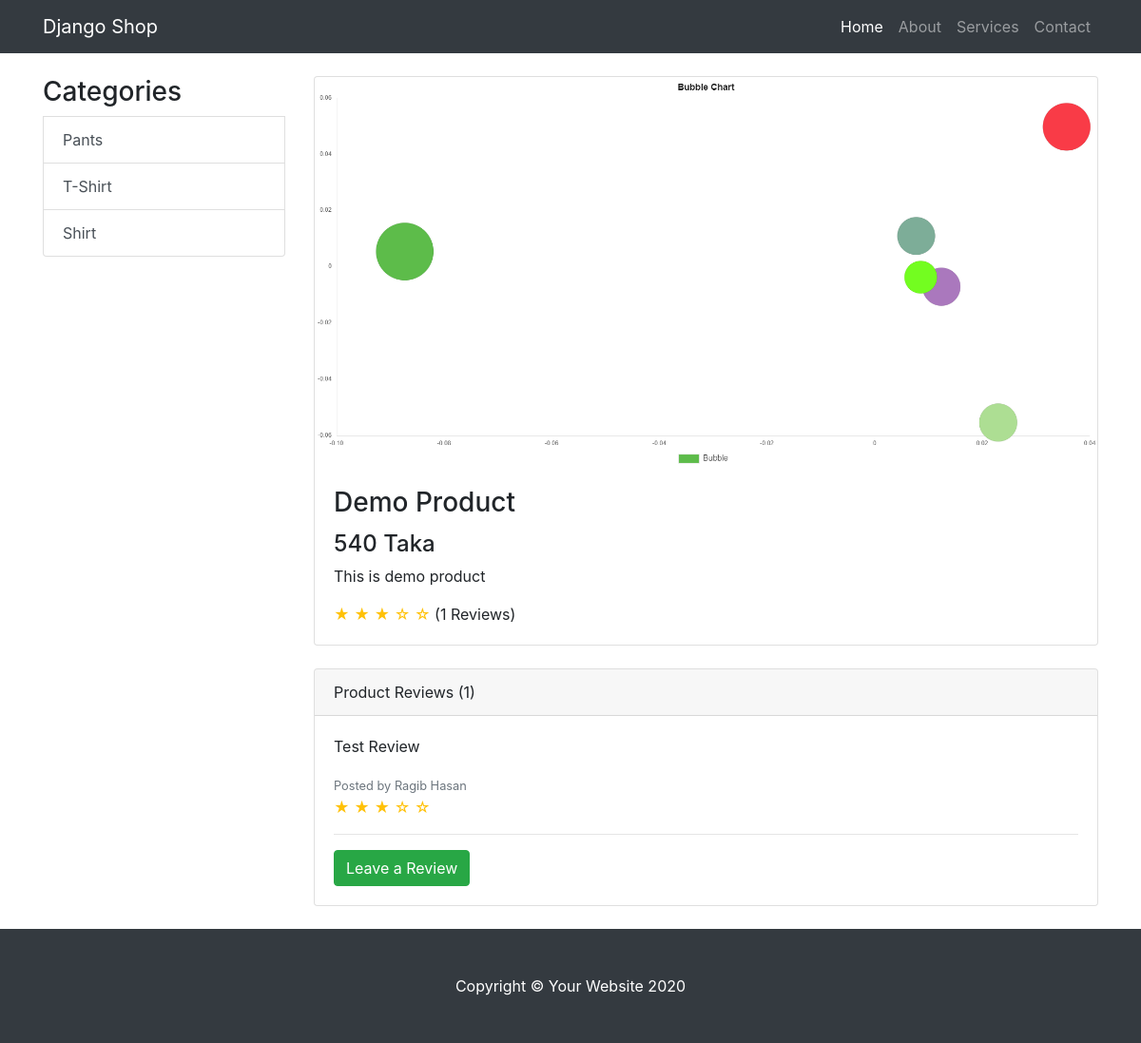
/item/2/, run on the app's committed database.
### shop/models.py (models this page shows, shortened)
class ProductCategory(models.Model):
    category_name = models.CharField(max_length=100)

class Product(models.Model):
    product_name = models.CharField(max_length=260)
    product_price = models.IntegerField()
    product_description = models.TextField()
    product_picture = models.ImageField(upload_to='product_pictures', default='default-product.jpg')
    categories = models.ManyToManyField(ProductCategory)

class ProductReview(models.Model):
    author_name = models.CharField(max_length=30)
    author_email = models.EmailField()
    review_description = models.TextField()
    review_score = models.IntegerField()
    product = models.ForeignKey(Product, on_delete=models.CASCADE)

### shop/views.py (the view)
# urls.py: path('item/<int:pk>/', views.shop_item_details, name="shop_item_details"),
def shop_item_details(request, pk):
    categories = ProductCategory.objects.all()
    product = get_object_or_404(Product, id=pk)
    review_score= 0
    count = 0
    reviews_data = []
    reviews = product.productreview_set.all()
    reviews_count = reviews.count()
    for review in reviews:
        reviews_data_list = []
        reviews_data_list.append(review.author_name)
        reviews_data_list.append(review.review_score)
        reviews_data_list.append(review.review_description)
        reviews_data.append(reviews_data_list)
        review_score += review.review_score
    if reviews_count != 0:
        review_score = review_score/ reviews_count
    context = {
        'product': product,
        'title': product.product_name,
        'review_score': review_score,
        'total_reviews': reviews_count,
        'reviews': reviews_data,
        'categories': categories
    }
    return render(request, template_name='shop/shop_item_details.html', context=context)

### shop/templates/shop/shop_item_details.html
{% extends 'shop/base.html' %}
{% block content %}
	<div class="container">
		<div class="row">
			<div class="col-lg-3 my-4">
				<div class="list-group">
					<h3 class="display-5">Categories</h3>
					{% for category in categories %}
						<a href="#" class="list-group-item list-group-item-action">{{ category.category_name }}</a>
					{% endfor %}
				</div>
			</div>
			<div class="col-lg-9">
				<div class="card mt-4">
					<img class="card-img-top img-fluid" src="{{ product.product_picture.url }}" alt="">
					<div class="card-body">
						<h3 class="card-title">{{ product.product_name }}</h3>
						<h4>{{ product.product_price }} Taka</h4>
						<p class="card-text">{{ product.product_description }}</p>
						<span class="text-warning">
							{% if review_score == 0 or review_score < 1 %}
								&#9734; &#9734; &#9734; &#9734; &#9734;
							{% elif review_score == 1 or review_score < 2 %}
								&#9733; &#9734; &#9734; &#9734; &#9734;
							{% elif review_score == 2 or review_score < 3 %}
								&#9733; &#9733; &#9734; &#9734; &#9734;
							{% elif review_score == 3 or review_score < 4 %}
								&#9733; &#9733; &#9733; &#9734; &#9734;
							{% elif review_score == 4 or review_score < 5 %}
								&#9733; &#9733; &#9733; &#9733; &#9734;
							{% else %}
								&#9733; &#9733; &#9733; &#9733; &#9733;
							{% endif %}
						</span> ({{ total_reviews }} Reviews)
					</div>
				</div>
				<div class="card card-outline-secondary my-4">
					<div class="card-header">
						Product Reviews ({{ total_reviews }})
					</div>
					<div class="card-body">
						{% if reviews|length > 0 %}
							{% for review in reviews %}
								<p>{{ review.2 }}</p>
								<small class="text-muted">Posted by {{ review.0 }}</small><br>
								<span class="text-warning">
									{% if review.1 == 0 or review.1 < 1 %}
										&#9734; &#9734; &#9734; &#9734; &#9734;
									{% elif review.1 == 1 or review.1 < 2 %}
										&#9733; &#9734; &#9734; &#9734; &#9734;
									{% elif review.1 == 2 or review.1 < 3 %}
										&#9733; &#9733; &#9734; &#9734; &#9734;
									{% elif review.1 == 3 or review.1 < 4 %}
										&#9733; &#9733; &#9733; &#9734; &#9734;
									{% elif review.1 == 4 or review.1 < 5 %}
										&#9733; &#9733; &#9733; &#9733; &#9734;
									{% else %}
										&#9733; &#9733; &#9733; &#9733; &#9733;
									{% endif %}
								</span>
								<hr>
							{% endfor %}
						{% else %}
							<p>No reviews yet!</p>
						{% endif %}
						<a href="#" class="btn btn-success">Leave a Review</a>
					</div>
				</div>
			</div>
		</div>
	</div>
	{% endblock content %}

### shop/static/shop/css/shop-item.css (style rules this page uses)
body { padding-top: 56px; }

### data on the page
ProductCategory: category_name "Pants"
ProductCategory: category_name "T-Shirt"
ProductCategory: category_name "Shirt"
Product: product_picture (picture), product_name "Demo Product", product_price "540", product_description "This is demo product"
ProductReview: review_description "Test Review", author_name "Ragib Hasan"

### other printed values
{{ total_reviews }} "1"
